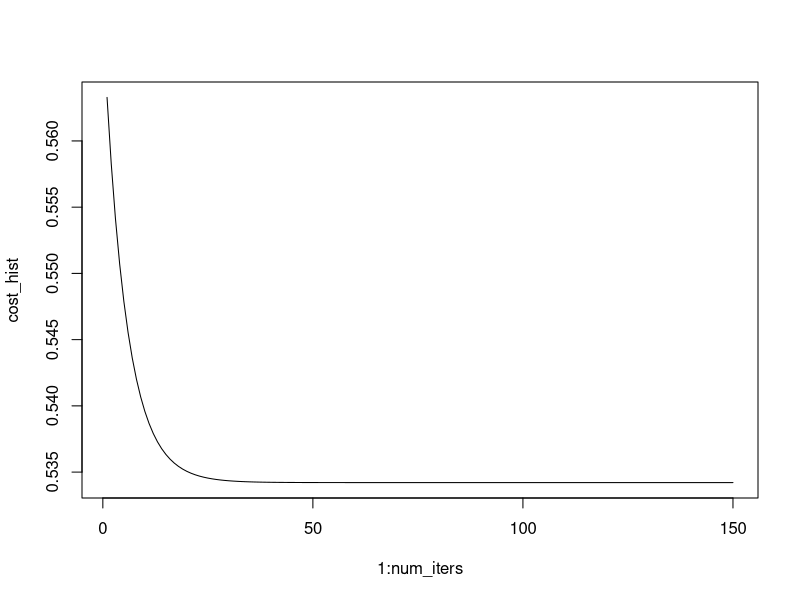

This figure's R source:
## ---- chunk 1
set.seed(11)
x <- matrix(rnorm(400), ncol = 4)
y <- rnorm(100)
m <- length(y)
X <- cbind(rep(1, 100), x)
theta <- rep(0,5)
## ---- chunk 2
head(X)
## ---- chunk 3
tail(X)
## ---- chunk 4
theta
## ---- chunk 5
compCost<-function(X, y, theta){
   m <- length(y)
   J <- sum((X %*% theta- y)^2) / (2*m)
return(J)
}
## ---- chunk 6
gradDescent<-function(X, y, theta, alpha, num_iters){
  m <- length(y)
  J_hist <- rep(0, num_iters)
  
  for(i in 1:num_iters){
    # this is a vectorized form for the gradient of the cost function
    # X is a 100x5 matrix, theta is a 5x1 column vector, y is a 100x1 column vector
    # X transpose is a 5x100 matrix. So t(X)%*%(X%*%theta - y) is a 5x1 column vector
      theta <- theta - alpha*(1/m)*(t(X)%*%(X%*%theta - y))
      
    # this for-loop records the cost history for every iterative move of the gradient descent,
    # and it is obtained for plotting number of iterations against cost history.
        J_hist[i]  <- compCost(X, y, theta)
  }
  # for a R function to return two values, we need to use a list to store them:
  results <- list(theta, J_hist)
  return(results)
}
## ---- chunk 7
alpha <- .1
num_iters <- 150
results <- gradDescent(X, y, theta, alpha, num_iters)
theta <- results[[1]]
cost_hist <- results[[2]]
print(theta)
## ---- chunk 8
plot(1:num_iters, cost_hist, type = 'l')
